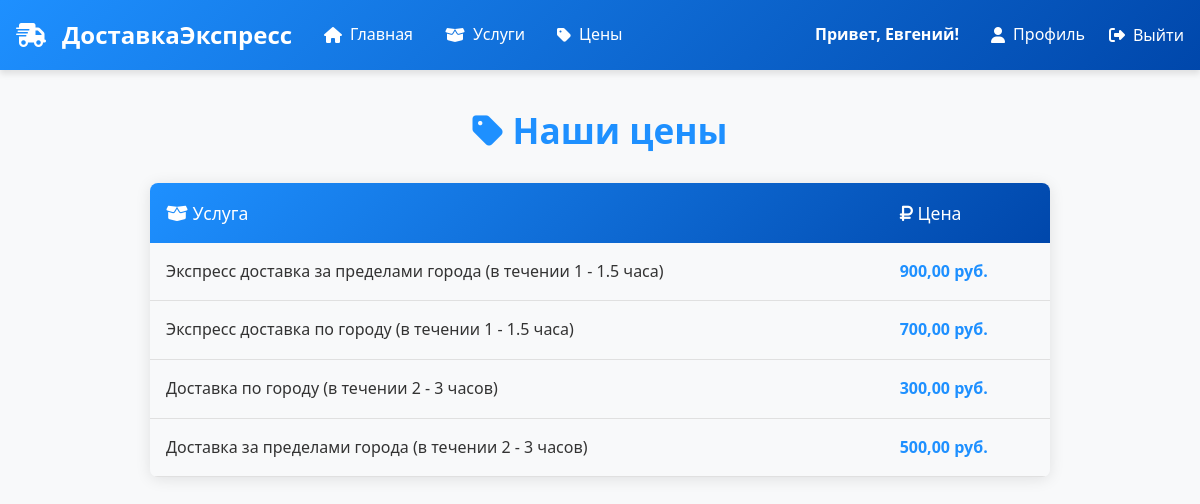
Page /prices/ (signed in) on the committed database.
### delivery/models.py (models this page shows, shortened)
class CustomUser(AbstractUser):
    username = None  # Удаляем поле username
    phone = models.CharField(_('Phone'), max_length=20, unique=True)
    name = models.CharField(_('Name'), max_length=100)
    USERNAME_FIELD = 'phone'
    REQUIRED_FIELDS = ['name']  # Обязательные поля при createsuperuser
    objects = CustomUserManager()

class Price(models.Model):
    service = models.ForeignKey(
        Service,
        on_delete=models.SET_NULL,
        null=True,
        blank=True,
        verbose_name="Услуга",
        related_name='prices'
    )
    price_value = models.DecimalField(
        max_digits=10,
        decimal_places=2,
        verbose_name="Стоимость",
        null=True,
        blank=True
    )
    price_list = models.ForeignKey(
        PriceList,
        on_delete=models.SET_NULL,
        null=True,
        blank=True,
        verbose_name="Прайс-лист",
        related_name='prices'
    )
    created_at = models.DateTimeField(auto_now_add=True, verbose_name="Дата создания")
    class Meta:
        verbose_name = "Цена"
        verbose_name_plural = "Цены"
        ordering = ['-created_at']

class Service(models.Model):
    name = models.CharField(max_length=100, verbose_name="Название услуги")
    description = models.TextField(verbose_name="Описание услуги")
    price = models.DecimalField(max_digits=10, decimal_places=2, verbose_name="Цена")
    class Meta:
        verbose_name = "Услуга"
        verbose_name_plural = "Услуги"
        ordering = ['name']

### delivery/views.py (the view)
# urls.py: path('prices/', include('delivery.urls_price', namespace='prices')),
def prices(request):
    prices = Price.objects.select_related('service').all()
    return render(request, 'prices.html', {'prices': prices})

### templates/prices.html (shortened to what this page needs)
{% extends "base.html" %}
{% load static %}
{% block content %}
<div class="price-container">
    <h1><i class="fas fa-tag"></i> Наши цены</h1>
    {% if prices %}
    <div class="table-responsive">
        <table class="price-table">
            <thead>
                <tr>
                    <th><i class="fas fa-box-open"></i> Услуга</th>
                    <th><i class="fas fa-ruble-sign"></i> Цена</th>
                </tr>
            </thead>
            <tbody>
                {% for price in prices %}
                <tr>
                    <td>{{ price.service.name|default:"Не указано" }}</td>
                    <td class="price-value">
                        {% if price.price_value %}
                            {{ price.price_value }} руб.
                        {% else %}
                            Не указана
                        {% endif %}
                    </td>
                </tr>
                {% endfor %}
            </tbody>
        </table>
    </div>
    {% endif %}
</div>
{% endblock %}

### templates/base.html (shortened to what this page needs)
<!DOCTYPE html>
<html lang="ru">
<head>
    <link rel="stylesheet" href="https://cdnjs.cloudflare.com/ajax/libs/font-awesome/6.4.0/css/all.min.css" />
</head>
<body>
    <header>
        <div class="container">
            <nav>
                <div class="left-nav">
                    <a href="{% url 'home' %}" class="logo">
                        <i class="fas fa-truck-fast"></i>
                        <span>ДоставкаЭкспресс</span>
                    </a>
                    <a href="{% url 'home' %}"><i class="fas fa-home"></i> Главная</a>
                    <a href="{% url 'delivery:services' %}"><i class="fas fa-box-open"></i> Услуги</a>
                    <a href="{% url 'prices:prices' %}"><i class="fas fa-tag"></i> Цены</a>
                </div>
                <div class="right-nav">
                    {% if user.is_authenticated %}
                        <span class="user-greeting">Привет, {{ user.name }}!</span>
                        {% if user.is_superuser or user.is_staff %}
                            <a href="{% url 'orders' %}"><i class="fas fa-shopping-cart"></i> Заказы</a>
                        {% else %}
                            <a href="{% url 'profile' %}"><i class="fas fa-user"></i> Профиль</a>
                        {% endif %}
                        <form class="logoutButton" id="logout-form" method="post" action="/logout/">
                            <button type="submit">
                                <i class="fas fa-sign-out-alt"></i> Выйти
                            </button>
                        </form>
                    {% else %}
                        <a href="{% url 'login' %}"><i class="fas fa-sign-in-alt"></i> Вход</a>
                        <a href="{% url 'register' %}"><i class="fas fa-user-plus"></i></a>
                    {% endif %}
                </div>
            </nav>
        </div>
    </header>
    <main class="container">
        {% block content %}{% endblock %}
    </main>
</body>
</html>

### templates/base.html (style rules this page uses)
body { font-family: 'Segoe UI', Tahoma, Geneva, Verdana, sans-serif; margin: 0; padding: 0; line-height: 1.6; background-color: #f8f9fa; }
header { background: linear-gradient(135deg, #1e90ff, #0047ab); color: white; padding: 1rem 0; box-shadow: 0 4px 6px rgba(0, 0, 0, 0.1); }
.container { max-width: 1800px; margin: 0 auto; padding: 0 1rem; }
nav { display: flex; justify-content: space-between; align-items: center; }
.left-nav, .right-nav { display: flex; align-items: center; }
.left-nav { gap: 2rem; }
.right-nav { gap: 1.5rem; }
nav a { color: white; text-decoration: none; font-weight: 500; transition: all 0.3s ease; display: flex; align-items: center; gap: 0.5rem; }
.logo { font-weight: 700; font-size: 1.5rem; display: flex; align-items: center; color: white; }
.logo i { margin-right: 0.5rem; }
.user-greeting { font-weight: 600; margin-right: 0.5rem; }
#logout-form button { background: none; border: none; color: white; font-weight: 500; font-family: inherit; font-size: inherit; cursor: pointer; display: flex; align-items: center; gap: 0.5rem; padding: 0; }

### templates/prices.html (style rules this page uses)
body { font-family: 'Segoe UI', Tahoma, Geneva, Verdana, sans-serif; color: #333; line-height: 1.6; }
h1 { font-size: 2.2rem; color: #1e90ff; margin-bottom: 1.5rem; font-weight: 600; text-align: center; }
.price-container { max-width: 900px; margin: 2rem auto; padding: 0 1rem; }
.price-table { width: 100%; border-collapse: collapse; margin: 1.5rem 0; box-shadow: 0 2px 15px rgba(0, 0, 0, 0.1); border-radius: 8px; overflow: hidden; }
.price-table thead { background: linear-gradient(135deg, #1e90ff, #0047ab); color: white; }
.price-table th { padding: 1rem; text-align: left; font-weight: 500; font-size: 1.1rem; }
.price-table td { padding: 1rem; border-bottom: 1px solid #e0e0e0; font-size: 1rem; }
.price-table tbody tr:nth-child(even) { background-color: #f8f9fa; }
.price-value { font-weight: 600; color: #1e90ff; }

### rows in the picture
CustomUser: name "Евгений"
Price: service.name "Экспресс доставка за пределами города (в течении 1 - 1.5 часа)", price_value "900,00"
Price: service.name "Экспресс доставка по городу (в течении 1 - 1.5 часа)", price_value "700,00"
Price: service.name "Доставка по городу (в течении 2 - 3 часов)", price_value "300,00"
Price: service.name "Доставка за пределами города (в течении 2 - 3 часов)", price_value "500,00"
